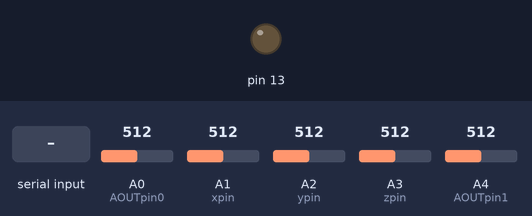
The sketch below on a simulated Arduino Uno, built for the host (arithmetic inside an expression is 32-bit, double 64-bit). Shown: output pins drawn as LEDs (lit = HIGH). Inputs (shaded band) come from the test bench; at power-on: A0 (AOUTpin0) = 512, A1 (xpin) = 512, A2 (ypin) = 512, A3 (zpin) = 512, A4 (AOUTpin1) = 512. What the sketch prints to the serial monitor is not drawn.

Above: at 1.2 s.
1.3 s: "a" received over Serial
At 2.5 s:
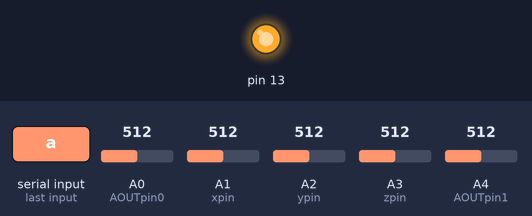
2.8 s: "d" received over Serial
At 3.4 s:
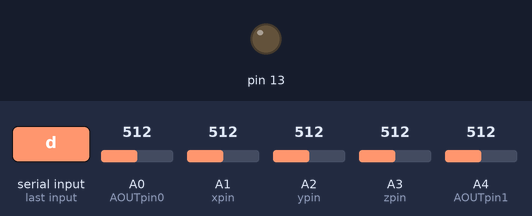
Timing chart, 0 to 5.8 s (numbered marks = the images above; inputs shaded):
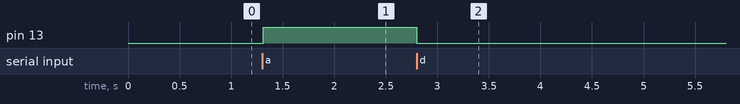

The sketch:

CH4_ADXL_data_send.ino
```cpp
const int AOUTpin0=0;//the AOUT pin of the CH4 sensor goes into analog pin A0 of the arduino
const int AOUTpin1=4;//the AOUT pin of the CO sensor goes into analog pin A4 of the arduino

float CH4_data = 0;
float CO_data = 0;

//Arduino to NodeMCU Lib
#include <SoftwareSerial.h>
#include <ArduinoJson.h>

float t_g;
int xpin = A1;
int ypin = A2;
int zpin = A3;

float xvalue, x, xg;
float yvalue, y, yg;
float zvalue, z, zg;

//Initialise Arduino to NodeMCU (5=Rx & 6=Tx)
SoftwareSerial nodemcu(5, 6);

void setup() {
  Serial.begin(9600);//sets the baud rate
  pinMode(13, OUTPUT);
  nodemcu.begin(9600);

}

void loop()
{
  StaticJsonBuffer<1000> jsonBuffer;
  JsonObject& data = jsonBuffer.createObject();

  MQ4_func();
  ADXL_func();
  MQ7_func();

   //Assign collected data to JSON Object
  data["CH4"] = CH4_data;
  data["Gravity"] = t_g;
  data["CO"] = CO_data;

  //Send data to NodeMCU
  data.printTo(nodemcu);
  jsonBuffer.clear();

  if(Serial.available()>0)
   {
      char data= Serial.read(); // reading the data received from the bluetooth module
      switch(data)
      {
        case 'a': digitalWrite(13, HIGH);break; // when a is pressed on the app on your smart phone
        case 'd': digitalWrite(13, LOW);break; // when d is pressed on the app on your smart phone
        default : break;
      }
   }
  delay(50);
}

void ADXL_func(){

  float xvalue = analogRead(xpin);                              //reads values from x-pin & measures acceleration in X direction
  float x = map(xvalue, 276, 416, -100, 100);               //maps the extreme ends analog values from -100 to 100 for our understanding
  float xg = (float)x/(-100.00)*9.8;                          //converts the mapped value into acceleration in terms of "g"

  float yvalue = analogRead(ypin);
  float y = map(yvalue, 275, 420, -100, 100);
  float yg = (float)y/(-100.00)*9.8;

  float zvalue = analogRead(zpin);
  float z = map(zvalue, 278, 420, -100, 100);
  float zg = (float)z/(100.00)*9.8;

  t_g = pow((pow(xg,2)+pow(yg,2)+pow(zg,2)),0.5);
  Serial.print("Free Fall Feedback:  ");
  Serial.println(t_g);
}

void MQ4_func(){
  CH4_data = analogRead(AOUTpin0);//reads the analaog value from the CH4 sensor's AOUT pin

  Serial.print("CH4: ");
  Serial.println(CH4_data);//prints the CH4 value
}

void MQ7_func(){
  CO_data = analogRead(AOUTpin1);//reads the analaog value from the CO sensor's AOUT pin

  Serial.print("CO: ");
  Serial.println(CO_data);//prints the CO value
}
```

Measured:
- after the input at 1.3 s, pin 13: LOW → HIGH at once
- after the input at 2.8 s, pin 13: HIGH → LOW at once
